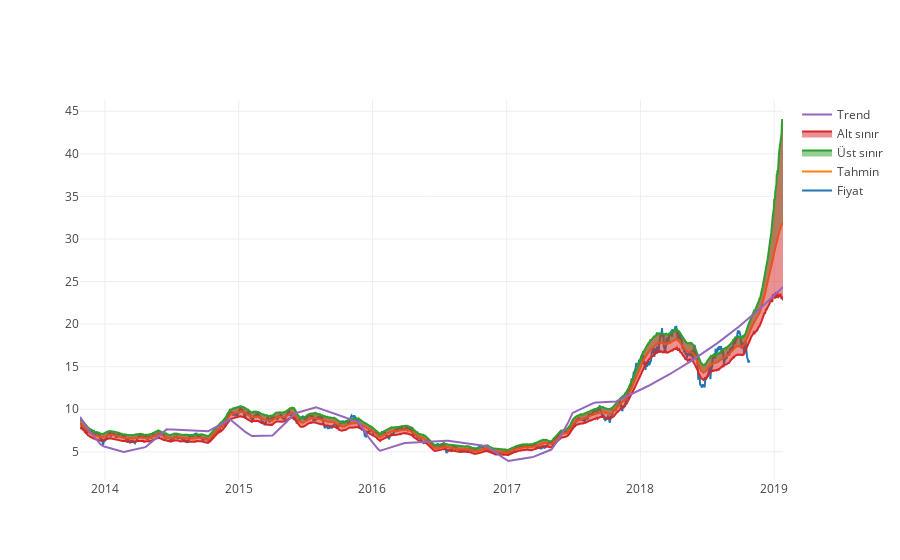

Here is the notebook cell this chart was saved with:
### Code cell
figure = py.iplot({"data": [
    go.Scatter(x=hisse_verisi['ds'], y=np.exp(hisse_verisi['y']), name='Fiyat'),
    go.Scatter(x=forecast['ds'], y=np.exp(forecast['yhat']), name='Tahmin'),
    go.Scatter(x=forecast['ds'], y=np.exp(forecast['yhat_upper']), fill='tonexty', name='Üst sınır'),
    go.Scatter(x=forecast['ds'], y=np.exp(forecast['yhat_lower']), fill='tonexty', name='Alt sınır'),
    go.Scatter(x=forecast['ds'], y=np.exp(forecast['trend']), name='Trend')]})

### Figure 1 — Plotly figure (JSON) as saved in the notebook; plotly's stock layout.template omitted (floating-point values rounded to 4 significant figures; data arrays with more than 128 entries replaced by an {"elided": "..."} marker saying what was removed)
{"data": [{"name": "Fiyat", "type": "scatter", "uid": "14abbe1a-d84a-11e8-a748-a35e436f015a", "x": {"elided": "1303 str values"}, "y": {"elided": "1303 float values"}}, {"name": "Tahmin", "type": "scatter", "uid": "14abc220-d84a-11e8-a748-a35e436f015a", "x": {"elided": "1371 str values"}, "y": {"elided": "1371 float values"}}, {"fill": "tonexty", "name": "Üst sınır", "type": "scatter", "uid": "14abc496-d84a-11e8-a748-a35e436f015a", "x": {"elided": "1371 str values"}, "y": {"elided": "1371 float values"}}, {"fill": "tonexty", "name": "Alt sınır", "type": "scatter", "uid": "14abc716-d84a-11e8-a748-a35e436f015a", "x": {"elided": "1371 str values"}, "y": {"elided": "1371 float values"}}, {"name": "Trend", "type": "scatter", "uid": "14abc978-d84a-11e8-a748-a35e436f015a", "x": {"elided": "1371 str values"}, "y": {"elided": "1371 float values"}}], "layout": {}}
